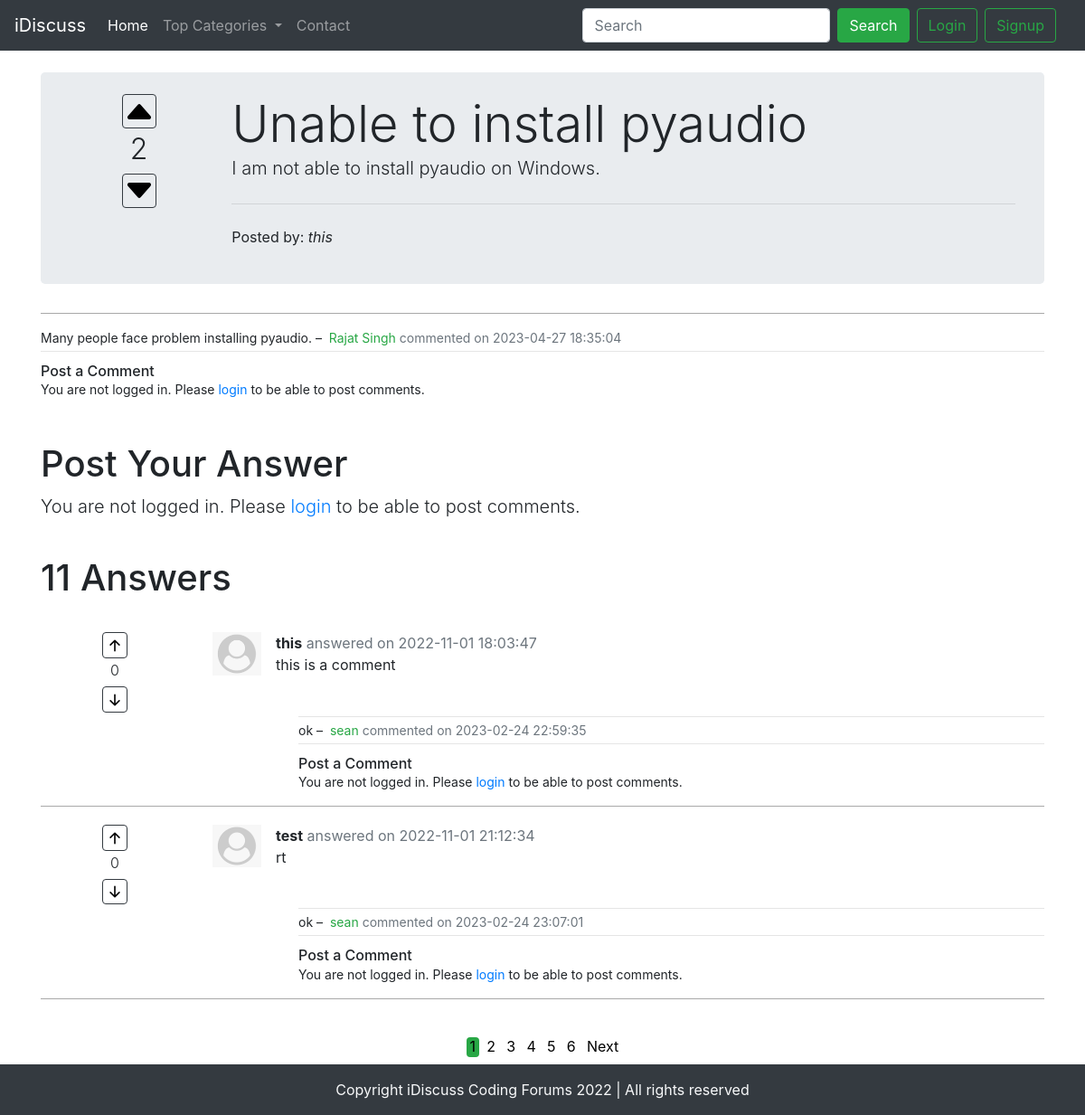
The app's page /thread.php?threadid=1 with its own data.
### tables this page shows
CREATE TABLE `threads` (
  `thread_id` int(7) NOT NULL,
  `thread_title` varchar(255) NOT NULL,
  `thread_desc` text NOT NULL,
  `thread_cat_id` int(7) NOT NULL,
  `thread_user_id` int(7) NOT NULL,
  `timestamp` datetime NOT NULL DEFAULT current_timestamp(),
  `netvotes` int(7) NOT NULL,
  `total_answers` int(7) NOT NULL
);

CREATE TABLE `users` (
  `sno` int(8) NOT NULL,
  `username` varchar(30) NOT NULL,
  `user_email` varchar(50) NOT NULL,
  `user_pass` varchar(255) NOT NULL,
  `timestamp` datetime NOT NULL DEFAULT current_timestamp(),
  `loggedin` tinyint(1) NOT NULL
);

CREATE TABLE `commentsonthreads` (
  `cmtonthd_id` int(8) NOT NULL,
  `comment_content` text NOT NULL,
  `thread_id` int(8) NOT NULL,
  `comment_by` int(8) NOT NULL,
  `comment_time` datetime NOT NULL DEFAULT current_timestamp()
);

CREATE TABLE `comments` (
  `comment_id` int(8) NOT NULL,
  `comment_content` text NOT NULL,
  `thread_id` int(8) NOT NULL,
  `comment_by` int(8) NOT NULL,
  `netvotes` int(7) NOT NULL,
  `comment_time` datetime NOT NULL DEFAULT current_timestamp()
);

CREATE TABLE `commentsonanswers` (
  `cmtonans_id` int(8) NOT NULL,
  `comment_content` text NOT NULL,
  `comment_id` int(8) NOT NULL,
  `comment_by` int(8) NOT NULL,
  `comment_time` datetime NOT NULL DEFAULT current_timestamp()
);

### thread.php (the view, shortened to what this page needs)
<!doctype html>
<html lang="en">
<head>
    <link rel="stylesheet" href="/forum/css/bootstrap.min.css"
>
</head>
    <?php include 'partials/_dbconnect.php'?>
    <?php
    if(isset($_SESSION['adminloggedin']) && ($_SESSION['adminloggedin']==true))
    {
        include 'partials/_adminheader.php';
    }
    else
    {
        include 'partials/_header.php';
    }
    ?>
    <?php
          if(isset($_GET['threadid']))
          {
          $thread_id=(int)$_GET['threadid'];
          $sql="SELECT * FROM `threads` WHERE thread_id=$thread_id";
          $result=mysqli_query($conn, $sql);
          }
        if(isset($_GET['cmtid']) && (is_int((int)$_GET["cmtid"])))
        {
                $cmt_id=(int)$_GET['cmtid'];
                $sql="SELECT COUNT(*) FROM `comments` WHERE thread_id='$thread_id' AND comment_id='$cmt_id'";
                $result2=mysqli_query($conn, $sql);
                $row=mysqli_fetch_row($result2);
                if($row[0]==1)
                {
                    echo '<body onload="scrolltoElement('.$cmt_id.',null)">';
                }
                else
                {
                    echo '<body>';
                }
        }
        else
        {
            echo '<body>';
        }
          while($row = mysqli_fetch_assoc($result)){
        $title=$row['thread_title'];
        $desc=$row['thread_desc'];
        $netvotes=$row['netvotes'];
        $thread_user_id=$row['thread_user_id'];
        $sql2="SELECT username FROM `users` WHERE sno='$thread_user_id'";
        $result2=mysqli_query($conn, $sql2);
        $row2=mysqli_fetch_assoc($result2);
        $posted_by=$row2['username'];
        $votevalue=0;
        if(!isset($_SESSION['adminloggedin']))
        {
            if(isset($_SESSION['loggedin'])&&$_SESSION['loggedin']==true)
            {
                $user_id=$_SESSION['sno'];
                $sql3="SELECT vote_value FROM `uservotesonthreads` WHERE thread_id='$thread_id' AND user_id='$user_id'";
                $result3=mysqli_query($conn,$sql3);
                $row3=mysqli_fetch_assoc($result3);
                $canCmtOnAnswer=true;
                $canCmtOnThread=true;
                if($row3!=null)
                {
                    $votevalue=$row3['vote_value'];
                }
            }
            else
            {
                $canCmtOnAnswer=false;
                $canCmtOnThread=false;
            }
        }
    }
    ?>
<div class="container my-4">
    <div class="jumbotron py-4">
        <div class="row">
            <div class="col-2 pr-0 pl-1 text-center">
            <?php
            if(!isset($_SESSION['adminloggedin']))
            {
                echo '<div>
                <button type="button" class="btn ';
                if($votevalue<=0)
                {
                    echo "btn-outline-dark";
                }
                else if($votevalue>0)
                {
                    echo "btn-success btn-outline-dark";
                }
                echo ' p-0" value="1" id="vote_up" onclick="getVote(this.value, this.id)">
                <img src="img/caret-up-fill.svg" width="36" height="36">
                </button> </div>';
            }
            ?>
                    <?php
                    if(!isset($_SESSION['adminloggedin']))
                    {
                        echo '<div class="mt-1">';
                    }
                    else
                    {
                        echo '<div class="mt-3">';
                    }
                    ?>
                        <h2 class="font-weight-light" id="vote"><?php echo $netvotes; ?>
                        </h2>
                    </div>
                    <?php
                        if(!isset($_SESSION['adminloggedin']))
                        {
                           echo '<div>
                            <button type="button" class="btn ';
                            if($votevalue>=0)
                            {
                                echo "btn-outline-dark";
                            }
                            else if($votevalue<0)
                            {
                                echo "btn-success btn-outline-dark";
                            }
                            echo ' p-0" value="-1" id="vote_down" onclick="getVote(this.value, this.id)">
                            <img src="img/caret-down-fill.svg" width="36" height="36">
                        </button></div>';
                        }
                    ?>
            </div>
            <div class="col-10">
                <h1 class="display-4 my-0 mt-0"><?php echo $title; ?></h1>
                <p class="lead"><?php echo $desc; ?></p>
                <hr class="my-4">
                <p>Posted by: <em><?php echo $posted_by; ?></em></p>
            </div>
    </div>
</div>
<hr class="dark" style="border-top: 0.5px solid #A9A9A9" class="mb-0 pb-0">
<?php
$sql6="SELECT * FROM `commentsonthreads` WHERE thread_id=$thread_id LIMIT 2" ;
                $result6=mysqli_query($conn, $sql6);
                while($row6=mysqli_fetch_assoc($result6)){
                $cmt_user_id=$row6['comment_by'];
                $sql7="SELECT username FROM `users` WHERE sno='$cmt_user_id'";
                $result7=mysqli_query($conn, $sql7);
                $row7=mysqli_fetch_assoc($result7);
          echo '<div class="row" id="thdcmt['.$row6['cmtonthd_id'].']">
                <div style="font-size:14px" class="col-12 media">'
                .'<div class="media-body">
                <span class="my-0"> '.$row6['comment_content'].'</span>
                –&nbsp;
                <span class="my-0 text-success">'.$row7['username'].'</span>'.'<span class="my-0 text-secondary"> commented on '. $row6['comment_time']. '</span>
                </div>
                </div>
                </div>
                <div class="row">
                <div class="col-12">
                <hr class="my-1">
                </div>
                </div>';
                }
?>
<?php
if(!isset($_SESSION['adminloggedin']))
{
if($canCmtOnThread==true)
{
            echo  '<div class="row" id="addcmtonthd" style="font-size:14px">
            <div class="col-9">
            <textarea class="form-control border-top-0 border-right-0 border-left-0 p-0 mt-3" id="cmtonthd" name="comment" rows="1" placeholder="Type your comment..."></textarea>
            <span id="cmt_thd_err_msg" class="text-danger"></span>
            </div>
            <div class="col-3">
            <button onclick="cmtonthread()" class="btn btn-success btn-sm p-1 mt-2">Post Comment</button>
            </div>
            </div>
        </div>';
}
else
{
    echo '<div class="container mt-2 media-body pl-0" style="font-size:14px">
            <h6 class="mb-0">Post a Comment</h6>
            <p class="my-0">You are not logged in. Please <a href="#" data-toggle="modal" data-target="#loginModal" class="text-primary">login</a> to be able to post comments.</p>
          </div>
          </div>';
}
}
else
{
    echo '</div>';
}
?>
<?php
if(!isset($_SESSION['adminloggedin']))
{
if(isset($_SESSION['loggedin'])&&$_SESSION['loggedin']==true)
{
  echo  '<div class="container pt-4">
    <h1 class="pt-2">Your Answer</h1>
    <form name="answerform" action="'. $_SERVER['REQUEST_URI'] .'" onsubmit="return validateForm()" method="post">
            <div class="form-group">
                <textarea class="form-control" name="answer" rows="3" placeholder="Type your answer here..."></textarea>
                <span id="ans_err_msg" class="text-danger"></span>
            </div>
            <button type="submit" class="btn btn-success">Post Your Answer</button>
        </form>
            </div>';
}
else
{
    echo '<div class="container pt-4">
            <h1>Post Your Answer</h1>
            <p class="lead">You are not logged in. Please <a href="#" data-toggle="modal" data-target="#loginModal">login</a> to be able to post comments.</p>
          </div>';
}
}
?>
    <div class="container mb-0" id="ques">
          <?php
        $per_page_record = 2;
            $sql="SELECT total_answers FROM `threads` WHERE thread_id='$thread_id'";
            $result=mysqli_query($conn, $sql);
            $row8=mysqli_fetch_assoc($result);
            $count=$row8['total_answers'];
        $total_pages3 = ceil($count / $per_page_record);
        if (isset($_GET["page"]) && (is_int((int)$_GET["page"])))
         {
            if($_GET["page"]>=1 && $_GET["page"]<=$total_pages3)
            {
                $page  = (int)$_GET["page"];
            }
            else if($_GET["page"]<1)
            {
                $page=1;
            }
            else if($_GET["page"]>$total_pages3)
            {
                $page=$total_pages3;
            }
         }
        else
         {
            $page=1;
        }
        $start_from = ($page-1) * $per_page_record;
        $sql8="SELECT * FROM `comments` WHERE thread_id=$thread_id ORDER BY netvotes DESC LIMIT $start_from, $per_page_record";
        $result8 = mysqli_query($conn, $sql8);
          echo '<h1 class="py-4">'.$count;
           if($count==1)
           {
                echo ' Answer</h1>';
           }
           else
           {
                echo ' Answers</h1>';
           }
          while($row=mysqli_fetch_assoc($result8)){
        $comment_id=$row['comment_id'];
        $comment_netvotes=$row['netvotes'];
        $content=$row['comment_content'];
        $comment_time=$row['comment_time'];
        $thread_user_id=$row['comment_by'];
        $sql2="SELECT username FROM `users` WHERE sno='$thread_user_id'";
        $result2=mysqli_query($conn, $sql2);
        $row2=mysqli_fetch_assoc($result2);
        $cmt_vote_value=0;
      echo  '<div id="'.$comment_id.'">
      <div class="row">
      <div class="col-2 pr-0 pl-1 mt-1 text-center">';
      if(!isset($_SESSION['adminloggedin']))
      {
      echo '<div>
      <button type="button" class="btn ';
      if($cmt_vote_value<=0)
      {
          echo "btn-outline-dark";
      }
      else if($cmt_vote_value>0)
      {
          echo "btn-success btn-outline-dark";
      }
      echo ' p-0" value="1" id="cmt_vote_up['.$comment_id.']" onclick="getCmtVote(this.value, this.id, '.$comment_id.')">
      <img src="img/arrow-up-short.svg" width="26" height="26">
      </button> </div>';
    }
         echo '<div class="mt-1">
              <h6 class="font-weight-light" id="cmt_vote['.$comment_id.']">'.$comment_netvotes.'</h6>
          </div>';
      if(!isset($_SESSION['adminloggedin']))
      {
        echo '<div>
        <button type="button" class="btn ';
        if($cmt_vote_value>=0)
        {
            echo "btn-outline-dark";
        }
        else if($cmt_vote_value<0)
        {
            echo "btn-success btn-outline-dark";
        }
        echo ' p-0" value="-1" id="cmt_vote_down['.$comment_id.']" onclick="getCmtVote(this.value, this.id, '.$comment_id.')">
        <img src="img/arrow-down-short.svg" width="26" height="26">
       </button></div>';
      }
  echo '</div>
                <div class="col-10 media mt-1">
                    <img src="img/userdefault.png" width="54px" class="mr-3" alt="...">
                    <div class="media-body">
                    <p class="font-weight-bold my-0">' .$row2['username']. '<span class="font-weight-normal text-secondary"> answered on '. $comment_time. '</span></p>
                    <p>'. $content .'</p>
                    </div>
                </div>
                </div>';
                $sql4="SELECT * FROM `commentsonanswers` WHERE comment_id=$comment_id LIMIT 2" ;
                $result4=mysqli_query($conn, $sql4);
                while($row4=mysqli_fetch_assoc($result4)){
                $cmt_user_id=$row4['comment_by'];
                $sql5="SELECT username FROM `users` WHERE sno='$cmt_user_id'";
                $result5=mysqli_query($conn, $sql5);
                $row5=mysqli_fetch_assoc($result5);
                echo '<div class="row">
                <div class="col-3">
                </div>
                <div class="col-9">
                <hr class="my-1">
                </div>
                </div>
                <div class="row">
                <div class="col-3">
                </div>
                <div style="font-size:14px" class="col-9 media" id="anscmt['.$row4['cmtonans_id'].']">
                <div class="media-body">
                <span class="my-0"> '.$row4['comment_content'].'</span>
                –&nbsp;
                <span class="my-0 text-success">'.$row5['username'].'</span>'.'<span class="my-0 text-secondary"> commented on '. $row4['comment_time']. '</span>
                </div>
                </div>
                </div>';
                }
                echo '<div class="row" >
                <div class="col-3">
                </div>
                <div class="col-9">
                <hr class="my-1">
                </div>
                </div>';
                echo '<div class="row" id="addcmtonans['.$comment_id.']">
                <div class="col-3">
                </div>
                <div style="font-size:14px" class="col-9">';
if(!isset($_SESSION['adminloggedin']))
{
                if($canCmtOnAnswer==true)
{
            echo  '<div class="row">
                   <div class="col-8">
                   <textarea class="form-control border-top-0 border-right-0 border-left-0 p-0 mt-3" id="cmtonans['.$comment_id.']" name="cmtonans" rows="1" placeholder="Type your comment..."></textarea>
                   <span id="cmt_err_msg['.$comment_id.']" class="text-danger"></span>
                   </div>
                   <div class="col-4">
                   <button onclick="cmtonanswer('.$comment_id.')" class="btn btn-success btn-sm p-1 mt-2">Post Comment</button>
                   </div>
                   </div>';
}
else
{
    echo '<div class="container media-body pl-0 mt-2" style="font-size:14px">
    <h6 class="mb-0">Post a Comment</h6>
    <p class="my-0">You are not logged in. Please <a href="#" data-toggle="modal" data-target="#loginModal" class="text-primary">login</a> to be able to post comments.</p>
    </div>';
}
}
             echo '</div>
                </div>
              <hr class="dark" style="border-top: 0.5px solid #A9A9A9"></div>';
          }
          ?>
    </div>
    <div class="text-center pb-2 page">
      <?php
        $total_pages = ceil($count / $per_page_record);
        $pagLink = "";
        for ($i=1; $i<=$total_pages; $i++) {
          if ($i == $page) {
              $pagLink .= "<a class = 'active rounded' href='thread.php?threadid=".$thread_id."&page="
                                                .$i."'> ".$i." </a>";
          }
          else  {
              $pagLink .= "<a class='rounded'  href='thread.php?threadid=".$thread_id."&page=".$i."'>
                                                ".$i." </a>";
          }
        };
        echo $pagLink;
        if($page<$total_pages){
            echo "<a class='rounded'  href='thread.php?threadid=".$thread_id."&page=".($page+1)."'> Next </a>";
        }
      ?>
      </div>
    <?php include 'partials/_footer.php'?>
</body>
</html>

### thread.php (style rules this page uses)
#ques { min-height: 433px; }
.page a { color: black; padding-left: 0.1cm; padding-bottom: 2px; margin:2px; text-decoration: none; }
.page a.active { background-color: #28a745; }

### records on screen
threads: netvotes "2", thread_title "Unable to install pyaudio", thread_desc "I am not able to install pyaudio on Windows.", total_answers "11"
users: username "this"
commentsonthreads: comment_content "Many people face problem installing pyaudio.", users.username "Rajat Singh", comment_time "2023-04-27 18:35:04"
comments: $comment_id 1 (drawn), netvotes "0", users.username "this", comment_time "2022-11-01 18:03:47", comment_content "this is a comment"
commentsonanswers: comment_content "ok", users.username "sean", comment_time "2023-02-24 22:59:35"
comments: netvotes "0", users.username "test", comment_time "2022-11-01 21:12:34", comment_content "rt"
commentsonanswers: comment_content "ok", users.username "sean", comment_time "2023-02-24 23:07:01"
